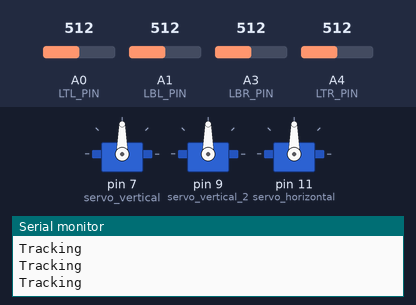
The sketch below on a simulated Arduino Uno, built with avr-gcc and run on an emulated ATmega328P. Parts: 3 × servo, the last lines printed to the serial monitor. The inputs (shaded band) are chosen by the test bench; at power-on: A0 (LTL_PIN) = 512, A1 (LBL_PIN) = 512, A3 (LBR_PIN) = 512, A4 (LTR_PIN) = 512.

Above: at 1.2 s.
1.3 s: A0 (LTL_PIN) set to 542
2.8 s: A0 (LTL_PIN) set to 567
At 3.9 s:
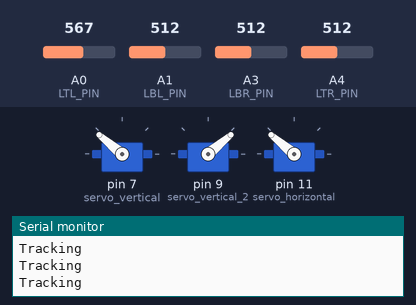
4.4 s: A1 (LBL_PIN) set to 599
7.4 s: A1 (LBL_PIN) set to 608
At 9.9 s:
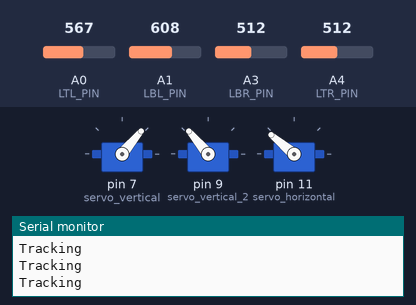
10.4 s: A3 (LBR_PIN) set to 992
At 13.3 s:
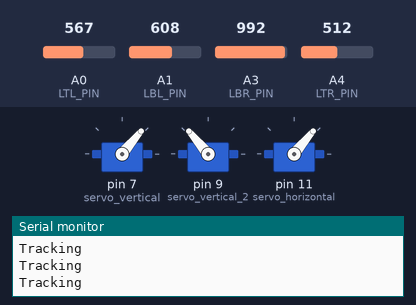
13.4 s: A4 (LTR_PIN) set to 150
14.9 s: A4 (LTR_PIN) set to 131
At 60.8 s:
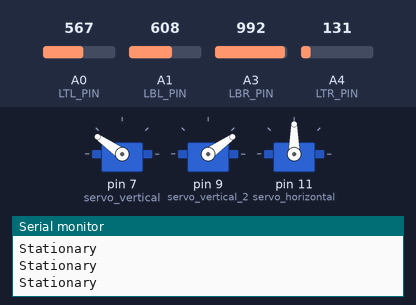
Timing chart, 0 to 61.5 s (numbered marks = the images above; inputs shaded):
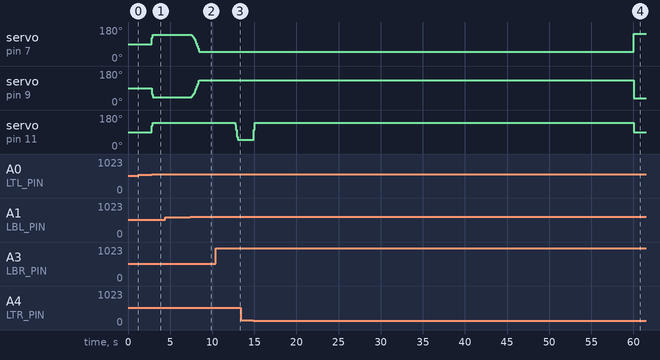

Measured:
- the behaviour switches between 553 and 554 on A0 (LTL_PIN) (found by bisection; images 0 and 1)
- the behaviour switches between 607 and 608 on A1 (LBL_PIN) (found by bisection; images 1 and 2)
- the behaviour switches between 142 and 141 on A4 (LTR_PIN) (found by bisection; images 3 and 4)
- after the input at 2.8 s, servo on pin 7 (servo_vertical), servo on pin 11 (servo_horizontal): 90° → 124° at once, → 140° 0.10 s later; servo on pin 9 (servo_vertical_2): 90° → 56° at once, → 40° 0.10 s later
- after the input at 7.4 s, servo on pin 7 (servo_vertical): moves from 140° to 50° over 1.0 s, starting after 0.06 s; servo on pin 9 (servo_vertical_2): moves from 40° to 130° over 1.0 s, starting after 0.06 s
- after the input at 10.4 s, servo on pin 11 (servo_horizontal): moves from 140° to 50° over 0.40 s, starting after 2.2 s
- after the input at 14.9 s, servo on pin 11 (servo_horizontal): 50° → 102° at once, → 140° 0.10 s later, → 90° 45.0 s later

The sketch:

code.ino
```cpp
#include <Servo.h>

// Servo definitions
Servo servo_horizontal;
Servo servo_vertical;
Servo servo_vertical_2;

// Initial servo positions
int servoh = 90;
int servov = 90;
int servov_2 = 90;

// LDR pins
#define LTL_PIN A0
#define LTR_PIN A4
#define LBL_PIN A1
#define LBR_PIN A3

// Servo movement limits
#define SERVO_H_LIMIT_H 140
#define SERVO_H_LIMIT_L 50
#define SERVO_V_LIMIT_H 140
#define SERVO_V_LIMIT_L 50

// Define adjustment sensitivity
#define ADJUST_SENSITIVITY 20  // Increased to reduce minor movements

// Mode timing
unsigned long trackingTime = 60000;     // 1 minute for tracking
unsigned long staticTime = 60000;       // 1 minute for static mode

// Tracking control
unsigned long lastModeSwitch = 0;
unsigned long lastReadingTime = 0;
bool isTrackingMode = true;  // Start in tracking mode

// Static angle for stationary mode
int staticServoH = 90;   // Static horizontal angle
int staticServoV = 145;  // Static vertical angle

// PID constants
double Kp = 0.6, Ki = 0.07, Kd = 0.03;  // Reduced PID gains
double previousErrorH = 0, integralH = 0;
double previousErrorV = 0, integralV = 0;

void setup() {
  Serial.begin(9600);
  pinMode(LTL_PIN, INPUT);
  pinMode(LTR_PIN, INPUT);
  pinMode(LBL_PIN, INPUT);
  pinMode(LBR_PIN, INPUT);
  servo_vertical.attach(7);     // Attach the vertical servo to pin 7
  servo_vertical_2.attach(9);   // Attach the second vertical servo to pin 9
  servo_horizontal.attach(11);  // Attach the horizontal servo to pin 11

  // Move servos to their initial positions
  servoh = 90;
  servov = 90;
  servov_2 = 180 - servov;
  servo_horizontal.write(servoh);
  servo_vertical.write(servov);
  servo_vertical_2.write(servov_2);

  // Record the start time
  lastModeSwitch = millis();

  Serial.println("Timestamp,Mode");
}

void loop() {
  unsigned long currentTime = millis();

  // Check if it's time to switch modes
  if (isTrackingMode && currentTime - lastModeSwitch >= trackingTime) {
    // Switch to static mode
    isTrackingMode = false;
    lastModeSwitch = currentTime;
    // Set servos to the static position
    servoh = staticServoH;  // Ensure horizontal servo stays at static angle
    servo_vertical.write(staticServoV);
    servo_vertical_2.write(180 - staticServoV);
    servo_horizontal.write(servoh);
    // Print mode switch info
    Serial.println("Switching to Static Mode");
  } else if (!isTrackingMode && currentTime - lastModeSwitch >= staticTime) {
    // Switch back to tracking mode
    isTrackingMode = true;
    lastModeSwitch = currentTime;
    // Print mode switch info
    Serial.println("Switching to Tracking Mode");
  }

  if (isTrackingMode) {
    // Tracking Mode: Adjust servos based on LDR values
    adjustServosPID();
    Serial.print("Tracking\n");
  } else {
    // Static Mode: Do nothing, servos are already set
    Serial.print("Stationary\n");
  }

  delay(100);  // Short delay to slow down the adjustments and allow time for reading the monitor
}

void adjustServosPID() {
  int TL_value = analogRead(LTL_PIN);
  int TR_value = analogRead(LTR_PIN);
  int BL_value = analogRead(LBL_PIN);
  int BR_value = analogRead(LBR_PIN);

  // Calculate averages
  int T_value = (TL_value + TR_value) / 2;
  int B_value = (BL_value + BR_value) / 2;
  int L_value = (TL_value + BL_value) / 2;
  int R_value = (TR_value + BR_value) / 2;

  // Calculate errors
  int errorH = L_value - R_value;
  int errorV = T_value - B_value;

  // PID calculations for horizontal adjustment
  integralH += errorH;
  double derivativeH = errorH - previousErrorH;
  double adjustmentH = Kp * errorH + Ki * integralH + Kd * derivativeH;
  previousErrorH = errorH;

  // PID calculations for vertical adjustment
  integralV += errorV;
  double derivativeV = errorV - previousErrorV;
  double adjustmentV = Kp * errorV + Ki * integralV + Kd * derivativeV;
  previousErrorV = errorV;

  // Check if adjustments are necessary based on sensitivity
  if (abs(errorH) > ADJUST_SENSITIVITY) {
    servoh = constrain(servoh + adjustmentH, SERVO_H_LIMIT_L, SERVO_H_LIMIT_H);
  }

  if (abs(errorV) > ADJUST_SENSITIVITY) {
    servov = constrain(servov + adjustmentV, SERVO_V_LIMIT_L, SERVO_V_LIMIT_H);
    servov_2 = 180 - servov;  // Keep servov_2 as the opposite of servov
  }

  // Update servo positions
  servo_horizontal.write(servoh);
  servo_vertical.write(servov);
  servo_vertical_2.write(servov_2);

  // Debugging output
  // Serial.print("TL: "); Serial.print(TL_value);
  // Serial.print("\tTR: "); Serial.print(TR_value);
  // Serial.print("\tBL: "); Serial.print(BL_value);
  // Serial.print("\tBR: "); Serial.print(BR_value);
  // Serial.print("\tT: "); Serial.print(T_value);
  // Serial.print("\tL: "); Serial.print(L_value);
  // Serial.print("\tB: "); Serial.print(B_value);
  // Serial.print("\tR: "); Serial.print(R_value);
  // Serial.print("\tservov: "); Serial.print(servov);
  // Serial.print("\tservoh: "); Serial.println(servoh);
}
```
